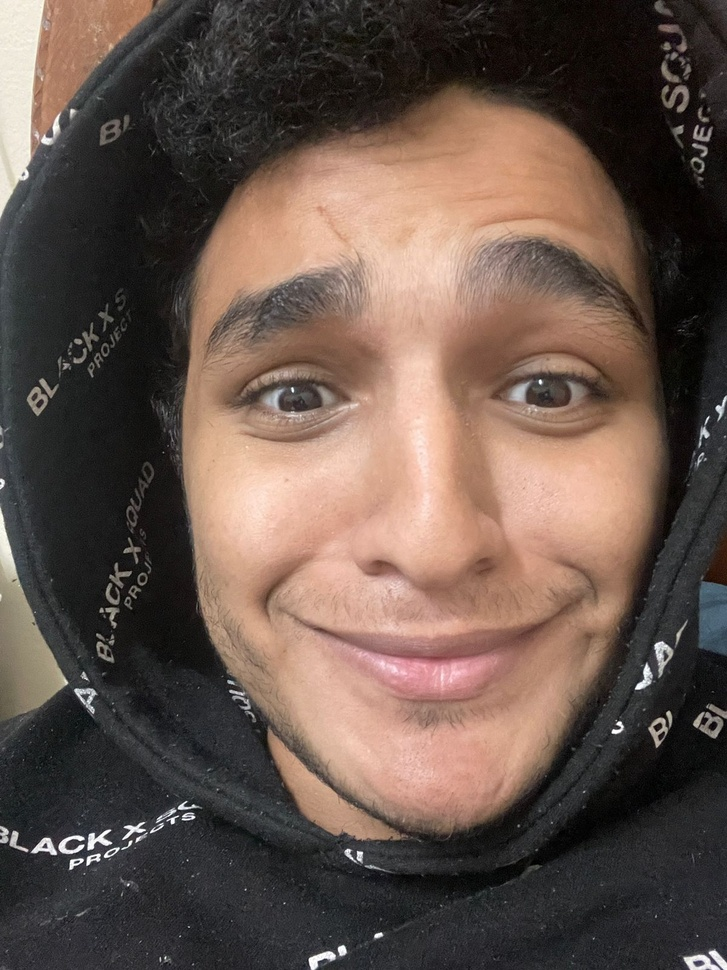
#> input picture Images/test.jpeg, 727 x 970 px, shrunk from 1200 x 1600 before the run
$ python testing.py
#> lines starting #> are read from the running program, lines starting #| are printed output that depends on the picture; after the words box and inside, x2 and y2 are one past the last pixel; in counts of white or black regions, pixels touching at a corner belong together
import cv2

# Load the pre-trained Haar cascade for eye detection
eye_cascade = cv2.CascadeClassifier(cv2.data.haarcascades + 'haarcascade_eye.xml')

# Read an image
img = cv2.imread('./Images/test.jpeg')
#> img is the input picture: shape (970, 727, 3); mean B, G, R 75.4, 84.2, 101.9
gray = cv2.cvtColor(img, cv2.COLOR_BGR2GRAY)
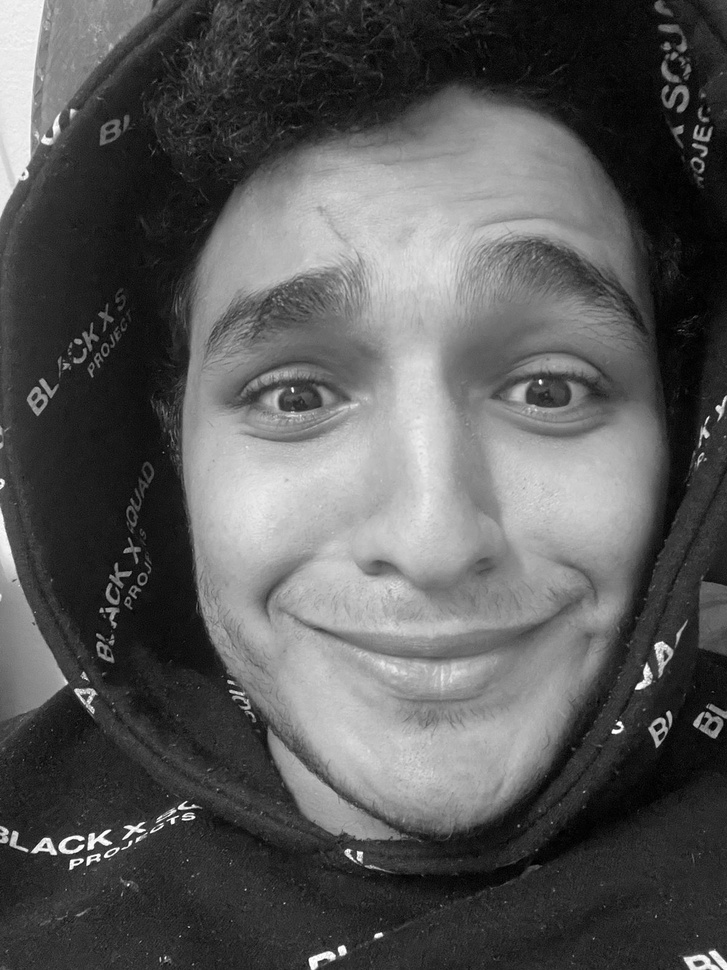
#> gray: shape (970, 727); min 0, max 255, mean 88.5

# Detect eyes in the image
eyes = eye_cascade.detectMultiScale(gray, scaleFactor=1.3, minNeighbors=5)
#> eyes = [[474, 320, 143, 143], [217, 320, 156, 156]]

# Draw rectangles around the detected eyes
for (x, y, w, h) in eyes:
    cv2.rectangle(img, (x, y), (x+w, y+h), (0, 255, 0), 2)
#> this loop made 2 passes
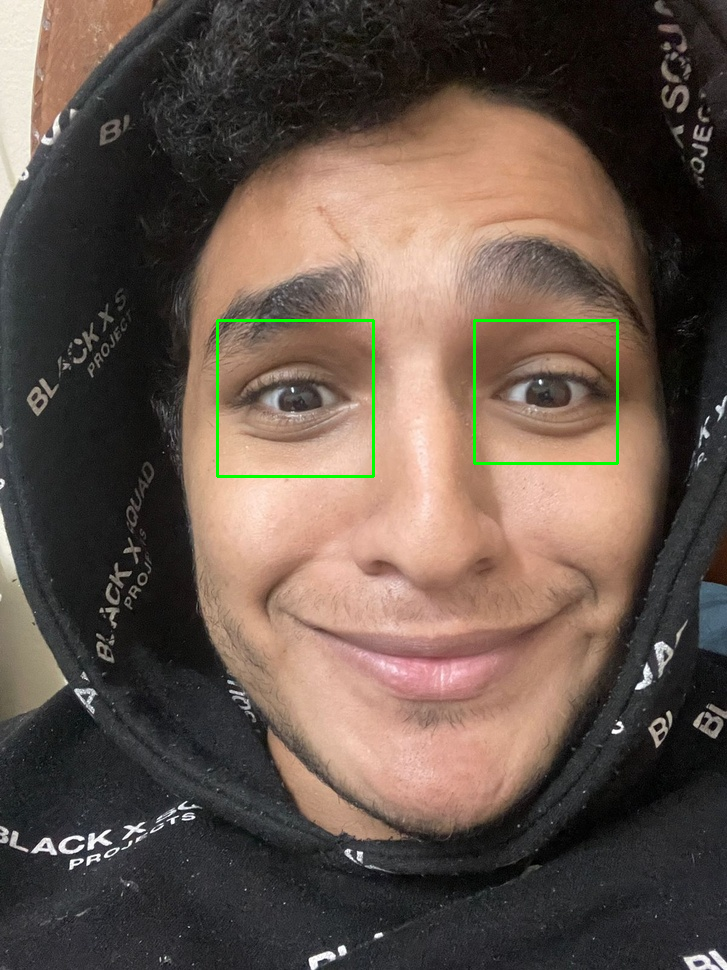
#> img: shape (970, 727, 3); 0.51% of pixels changed, all inside (x1, y1, x2, y2) = (216, 319, 619, 478)

# Display the image with rectangles around the eyes
cv2.imshow('Detected Eyes', img)
cv2.waitKey(0)
cv2.destroyAllWindows()

$ run again, with Images/ball.PNG saved as Images/test.jpeg
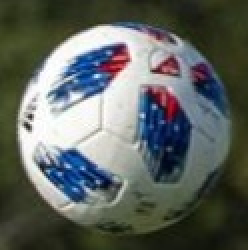
#> input picture Images/ball.PNG, 124 x 125 px (shown 2 times larger)
#> img is the input picture: shape (125, 124, 3); mean B, G, R 95.5, 100.3, 94.7
#> `gray = cv2.cvtColor(img, cv2.COLOR_BGR2GRAY)`:
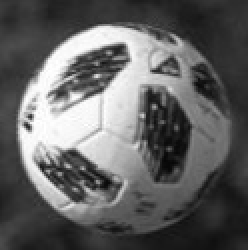
#> gray: shape (125, 124) (shown 2 times larger); min 6, max 255, mean 98.1
#> eyes = ()

$ run again, with Images/mario_coin.png saved as Images/test.jpeg
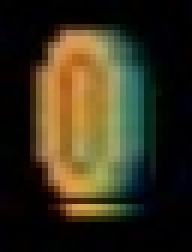
#> input picture Images/mario_coin.png, 32 x 42 px (shown 6 times larger)
#> img is the input picture: shape (42, 32, 3); mean B, G, R 28.3, 48.3, 54.4
#> `gray = cv2.cvtColor(img, cv2.COLOR_BGR2GRAY)`:
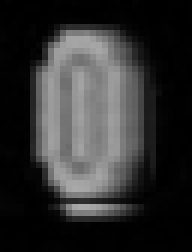
#> gray: shape (42, 32) (shown 6 times larger); min 0, max 170, mean 47.8
#> eyes = ()
